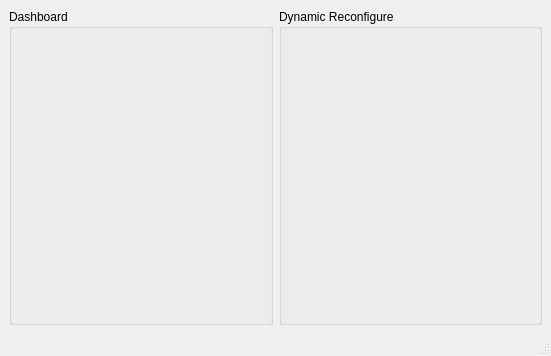
<?xml version="1.0" encoding="UTF-8"?>
<ui version="4.0">
 <class>MainWindow</class>
 <widget class="QMainWindow" name="MainWindow">
  <property name="geometry">
   <rect>
    <x>0</x>
    <y>0</y>
    <width>551</width>
    <height>356</height>
   </rect>
  </property>
  <property name="windowTitle">
   <string>Robot Mock</string>
  </property>
  <property name="windowIcon">
   <iconset resource="main_window.qrc">
    <normaloff>:/images/tuxrobot.png</normaloff>:/images/tuxrobot.png</iconset>
  </property>
  <widget class="QWidget" name="central_layout">
   <layout class="QHBoxLayout" name="horizontalLayout">
    <item>
     <widget class="DashboardGroupBox" name="dashboard_group_box">
      <property name="title">
       <string notr="true">Dashboard</string>
      </property>
     </widget>
    </item>
    <item>
     <widget class="ReconfigureGroupBox" name="reconfigure_group_box">
      <property name="title">
       <string>Dynamic Reconfigure</string>
      </property>
     </widget>
    </item>
   </layout>
  </widget>
  <widget class="QMenuBar" name="menubar">
   <property name="geometry">
    <rect>
     <x>0</x>
     <y>0</y>
     <width>551</width>
     <height>29</height>
    </rect>
   </property>
   <property name="defaultUp">
    <bool>false</bool>
   </property>
  </widget>
  <widget class="QStatusBar" name="statusbar"/>
 </widget>
 <customwidgets>
  <customwidget>
   <class>DashboardGroupBox</class>
   <extends>QGroupBox</extends>
   <header location="global">py_trees_ros.mock.gui.dashboard_group_box</header>
   <container>1</container>
  </customwidget>
  <customwidget>
   <class>ReconfigureGroupBox</class>
   <extends>QGroupBox</extends>
   <header location="global">py_trees_ros.mock.gui.reconfigure_group_box</header>
   <container>1</container>
  </customwidget>
 </customwidgets>
 <resources>
  <include location="main_window.qrc"/>
 </resources>
 <connections/>
</ui>
